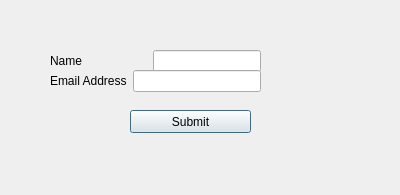
<?xml version="1.0" encoding="UTF-8"?>
<ui version="4.0">
 <class>Dialog</class>
 <widget class="QDialog" name="Dialog">
  <property name="geometry">
   <rect>
    <x>0</x>
    <y>0</y>
    <width>400</width>
    <height>195</height>
   </rect>
  </property>
  <property name="windowTitle">
   <string>Dialog</string>
  </property>
  <widget class="QPushButton" name="pushButton">
   <property name="geometry">
    <rect>
     <x>130</x>
     <y>110</y>
     <width>121</width>
     <height>23</height>
    </rect>
   </property>
   <property name="text">
    <string>Submit</string>
   </property>
  </widget>
  <widget class="QWidget" name="layoutWidget">
   <property name="geometry">
    <rect>
     <x>50</x>
     <y>50</y>
     <width>211</width>
     <height>22</height>
    </rect>
   </property>
   <layout class="QHBoxLayout" name="horizontalLayout">
    <item>
     <widget class="QLabel" name="label_2">
      <property name="text">
       <string>Name</string>
      </property>
     </widget>
    </item>
    <item>
     <spacer name="horizontalSpacer">
      <property name="orientation">
       <enum>Qt::Horizontal</enum>
      </property>
      <property name="sizeType">
       <enum>QSizePolicy::MinimumExpanding</enum>
      </property>
      <property name="sizeHint" stdset="0">
       <size>
        <width>33</width>
        <height>0</height>
       </size>
      </property>
     </spacer>
    </item>
    <item>
     <widget class="QLineEdit" name="lineEdit"/>
    </item>
   </layout>
  </widget>
  <widget class="QWidget" name="layoutWidget">
   <property name="geometry">
    <rect>
     <x>50</x>
     <y>70</y>
     <width>211</width>
     <height>22</height>
    </rect>
   </property>
   <layout class="QHBoxLayout" name="horizontalLayout_2">
    <item>
     <widget class="QLabel" name="label">
      <property name="text">
       <string>Email Address</string>
      </property>
     </widget>
    </item>
    <item>
     <widget class="QLineEdit" name="lineEdit_2"/>
    </item>
   </layout>
  </widget>
 </widget>
 <resources/>
 <connections/>
</ui>
